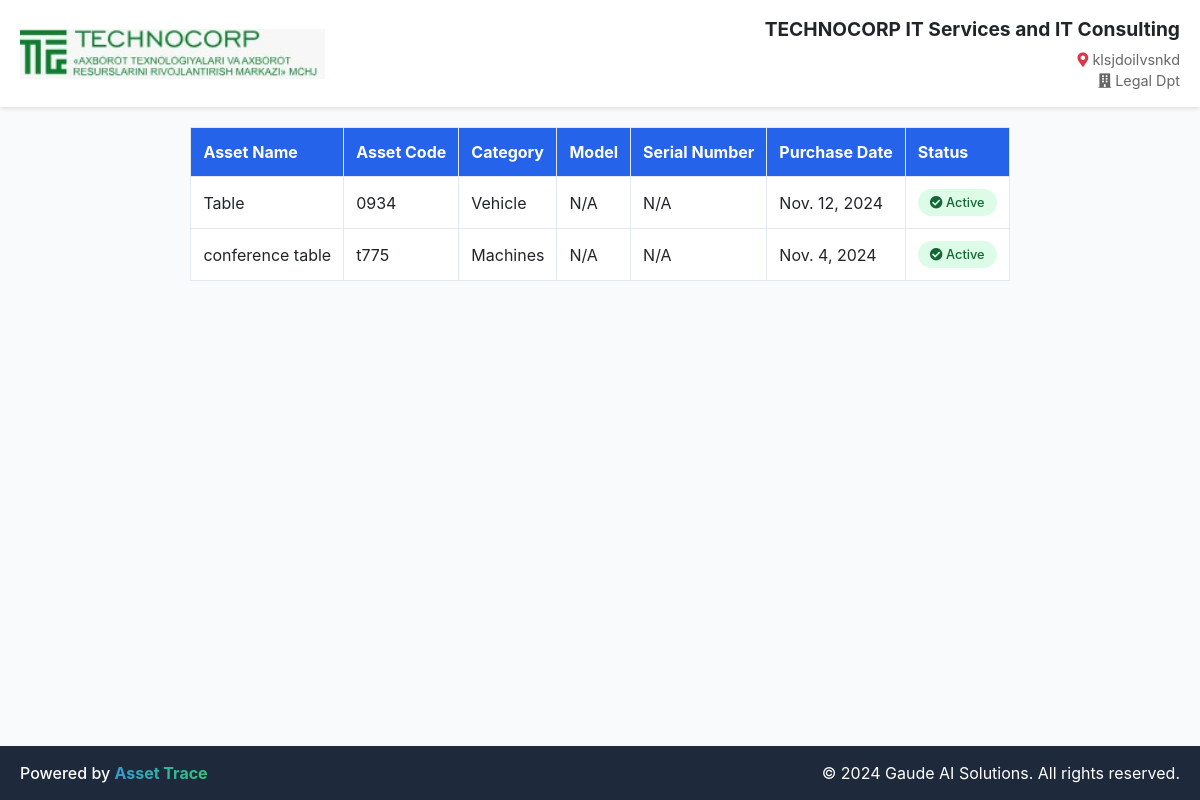
Screenshot of /department/assets/1/ with the database file from the repository.
### authentication/models.py (models this page shows, shortened)
class HeadOffice(models.Model):
    prefix = models.CharField(max_length=10, unique=True)
    client = models.ForeignKey(Client, on_delete=models.CASCADE)
    name = models.CharField(max_length=255)
    address = models.CharField(max_length=255)
    contact_number = models.CharField(max_length=15,validators=[validate_phone_number])
    is_branch = models.BooleanField(default=False)
    logo_image=models.ImageField(upload_to='offiec_logo')
    created_at=models.DateTimeField(auto_now_add=True)

class Departments(models.Model):
    dpt_name=models.CharField(max_length=255,unique=True)
    branch=models.ForeignKey(Branches,on_delete=models.CASCADE)
    qr_code = models.ImageField(upload_to='department_qr_codes/', blank=True, null=True)

### asset_App/models.py (models this page shows, shortened)
class AssetData(models.Model):
    asset_type = models.ForeignKey(AssetType, on_delete=models.CASCADE, related_name='assets')
    asset_code=models.CharField(max_length=200,unique=True)
    office=models.ForeignKey(HeadOffice,on_delete=models.CASCADE)
    branch=models.ForeignKey(Branches,on_delete=models.CASCADE)
    department=models.ForeignKey(Departments,on_delete=models.CASCADE)
    asset_name = models.CharField(max_length=200)
    model = models.CharField(max_length=200,null=True,blank=True)
    serial_number = models.CharField(max_length=200, unique=True,null=True,blank=True)
    purchase_date = models.DateField(null=True,blank=True)
    warranty_info = models.CharField(max_length=200,null=True,blank=True)
    price = models.DecimalField(max_digits=30, decimal_places=5)
    is_sold = models.BooleanField(default=False)
    custodian=models.CharField(max_length=30,null=True,blank=True)
    sold_date = models.DateField(null=True, blank=True)  # New field to track sold date
    verified=models.BooleanField(default=False)
    class Meta:
        ordering = ['-purchase_date']

class AssetType(models.Model):
    name = models.CharField(max_length=200,unique=True)
    office = models.ForeignKey(HeadOffice, on_delete=models.CASCADE, null=True, blank=True)

### authentication/views.py (the view)
# urls.py: path('department/assets/<int:department_id>/', views.department_assets, name='department_assets'),
def department_assets(request, department_id):
    department = get_object_or_404(Departments, id=department_id)
    assets = AssetData.objects.filter(department=department)
    office_name = assets[0].office.name if assets.exists() else None
    office_address = assets[0].office.address if assets.exists() else None
    office_logo = assets[0].office.logo_image.url if assets.exists() and assets[0].office.logo_image else None
    return render(request, 'authentication/department_assets.html', {
        'department': department,
        'assets': assets,
        'office_name': office_name,
        'office_address': office_address,
        'office_logo': office_logo,
    })

### authentication/context_processors.py (called while the page is built, shortened)
def user_role(request):
    if request.user.is_authenticated:
        user = request.user
        if user.is_superuser:
            role = 'master'
        elif user.is_superadmin:
            role = 'super_admin'
        elif user.is_admin:
            role = 'admin'
        else:
            role = 'unknown'
    else:
        role = 'guest'
    return {'user_role': role}

def logo_context(request):
    if not request.user.is_authenticated:
        return {}

### templates/authentication/department_assets.html (shortened to what this page needs)
<!DOCTYPE html>
{% load i18n %}
<html lang="en">
<head>
    <link rel="stylesheet" href="https://stackpath.bootstrapcdn.com/bootstrap/4.5.2/css/bootstrap.min.css">
    <link rel="stylesheet" href="https://cdnjs.cloudflare.com/ajax/libs/font-awesome/5.15.1/css/all.min.css">
</head>
<body>
    <header class="header">
        <div class="header-container">
            <div class="logo-section">
                {% if office_logo %}
                    <img src="{{ office_logo }}" alt="{{ office_name }}" class="company-logo">
                {% endif %}
            </div>
            <div class="company-info">
                <div class="company-name">{{ office_name }}</div>
                <div class="company-address"><i class="fas fa-map-marker-alt text-danger me-2"></i>  {{ office_address }}</div>
                <div class="company-address"><i class="fas fa-building"></i>  {{ department.dpt_name }}</div>
            </div>
        </div>
    </header>
    <main class="main-content">
        <table class="asset-table">
            <thead>
                <tr>
                    <th>{% trans 'Asset Name' %}</th>
                    <th>{% trans 'Asset Code' %}</th>
                    <th>{% trans 'Category' %}</th>
                    <th>{% trans 'Model' %}</th>
                    <th>{% trans 'Serial Number' %}</th>
                    <th>{% trans 'Purchase Date' %}</th>
                    <th>{% trans 'Status' %}</th>
                </tr>
            </thead>
            <tbody>
                {% for asset in assets %}
                <tr>
                    <td>{{ asset.asset_name }}</td>
                    <td>{{ asset.asset_code }}</td>
                    <td>{{ asset.asset_type.name }}</td>
                    <td>{% if asset.model %}{{ asset.model }}{% else %}N/A{% endif %}</td>
                    <td>{% if asset.serial_number %}{{ asset.serial_number }}{% else %}N/A{% endif %}</td>
                    <td>{% if asset.purchase_date %}{{ asset.purchase_date }}{% else %}N/A{% endif %}</td>
                    <td>
                        <span class="status-badge status-active">
                            <i class="fas fa-check-circle"></i> Active
                        </span>
                    </td>
                </tr>
                {% endfor %}
            </tbody>
        </table>
    </main>
    <footer class="footer">
        <div class="footer-container">
            <div class="footer-brand">
                {% trans 'Powered by' %} <span class="asset-trace-text">Asset Trace</span>
            </div>
            <div class="footer-copyright">
                © {% now "Y" %} <a href="https://gaudesolutions.com/" class="text-white">Gaude AI Solutions</a>. {% trans 'All rights reserved.' %}
            </div>
        </div>
    </footer>
</body>
</html>

### templates/authentication/department_assets.html (style rules this page uses)
:root { --primary-color: #2563eb; --background-color: #f8fafc; --card-color: #ffffff; --border-color: #e2e8f0; }
body { background-color: var(--background-color); min-height: 100vh; display: flex; flex-direction: column; margin: 0; padding: 0; }
.header { background: white; box-shadow: 0 2px 4px rgba(0,0,0,0.1); padding: 15px 0; }
.header-container { max-width: 1200px; margin: 0 auto; padding: 0 20px; display: flex; justify-content: space-between; align-items: center; }
.company-logo { height: 50px; width: auto; }
.company-info { text-align: right; }
.company-name { font-size: 1.2rem; font-weight: bold; margin-bottom: 5px; }
.company-address { font-size: 0.9rem; color: #666; }
.main-content { max-width: 1200px; margin: 20px auto; padding: 0 20px; flex: 1; }
.asset-table { width: 100%; border-collapse: collapse; margin-bottom: 20px; }
.asset-table th, .asset-table td { padding: 12px; border: 1px solid var(--border-color); text-align: left; }
.asset-table th { background-color: var(--primary-color); color: white; }
.asset-table td { background-color: white; }
.status-badge { display: inline-block; padding: 4px 12px; border-radius: 20px; font-size: 0.8rem; font-weight: 500; }
.status-active { background-color: #dcfce7; color: #166534; }
.footer { background: #1e293b; color: white; padding: 15px 0; margin-top: auto; }
.footer-container { max-width: 1200px; margin: 0 auto; padding: 0 20px; display: flex; justify-content: space-between; align-items: center; }
.footer-brand { font-weight: 500; }
.asset-trace-text { background: linear-gradient(45deg, #3498db, #2ecc71); -webkit-background-clip: text; background-clip: text; color: transparent; font-weight: bold; }

### rows the page displays
HeadOffice: name "TECHNOCORP IT Services and IT Consulting", address "klsjdoilvsnkd"
Departments: dpt_name "Legal Dpt"
AssetData: asset_name "Table", asset_code "0934", asset_type.name "Vehicle", shows "N/A", purchase_date "Nov. 12, 2024"
AssetData: asset_name "conference table", asset_code "t775", asset_type.name "Machines", shows "N/A", purchase_date "Nov. 4, 2024"
